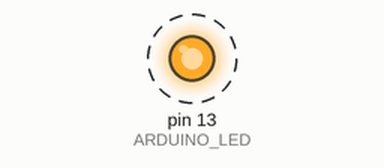
A sketch run on a simulated Arduino Uno, built with avr-gcc and run on an emulated ATmega328P. Parts: output pins drawn as LEDs (lit = HIGH). Dashed ring = blinking. What the sketch prints to the serial monitor is not drawn.

Above: at 0.1 s.
Timing chart, 0 to 3.0 s (numbered marks = the images above):
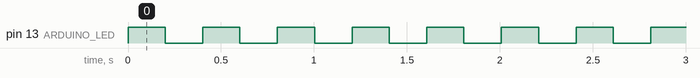

The sketch:

test5_blink_one_id.ino
```cpp
/*
  ax12_blink_id.pde - Utility to visualize dynamixel IDs with status LEDs.
  Created by Martin d'Allens, September 6, 2011.
  Released into the public domain.
*/

#include <ax12.h>

#define ARDUINO_LED 13
#define BLINK_TIME  200 // ms
#define AX12_ID 0

void setup(){
  AX12::init(1000000); // Factory default of 1Mb/s.
   pinMode(ARDUINO_LED, OUTPUT);
}

void loop () {
  AX12 ax(1);

  while(1){

      int start_millis = millis();

      digitalWrite(ARDUINO_LED, HIGH);

        ax.id = AX12_ID;
       ax.writeInfo(AX_LED, 1);

      int elapsed_millis = millis() - start_millis;
      if(elapsed_millis < BLINK_TIME)
      delay(BLINK_TIME - elapsed_millis);

      digitalWrite(ARDUINO_LED, LOW);
      ax.writeInfo(AX_LED,0);
      delay(BLINK_TIME);


  }

}
```

Measured:
- by itself, pin 13 (ARDUINO_LED): alternates HIGH for 0.20 s and LOW for 0.20 s
